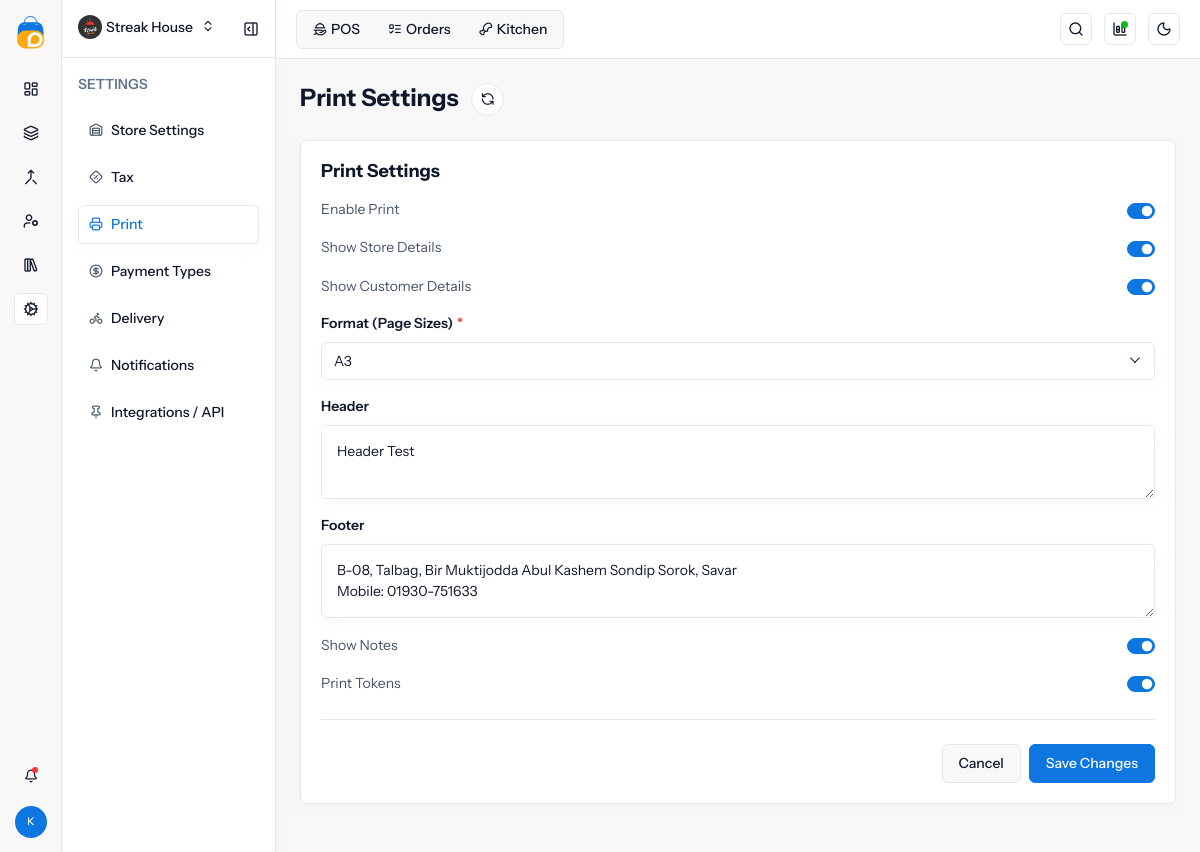
/print-settings/ (signed in), run on the app's committed database.
### pos_app/models.py (models this page shows, shortened)
class PrintSetting(models.Model):
    PAGE_SIZE_CHOICES = [
        ("A1", "A1"),
        ("A2", "A2"),
        ("A3", "A3"),
        ("A4", "A4"),
        ("A5", "A5"),
    ]
    enable_print = models.BooleanField(default=True)
    show_store_details = models.BooleanField(default=True)
    show_customer_details = models.BooleanField(default=True)
    page_size = models.CharField(max_length=2, choices=PAGE_SIZE_CHOICES, default="A4")
    header = models.TextField(blank=True)
    footer = models.TextField(blank=True)
    show_notes = models.BooleanField(default=True)
    print_tokens = models.BooleanField(default=True)
    updated_at = models.DateTimeField(auto_now=True)
    class Meta:
        ordering = ["id"]

### pos_app/views.py (the view, shortened to what this page needs)
# urls.py: path("print-settings/", print_settings_view, name="print_settings"),
@login_required(login_url="login")
def print_settings_view(request):
    setting, _ = PrintSetting.objects.get_or_create(pk=1)
    page_sizes = [choice[0] for choice in PrintSetting.PAGE_SIZE_CHOICES]
    context = {
        "print_settings": setting,
        "print_page_sizes": page_sizes,
    }
    context.update(_build_shell_context(request))
    return render(request, "print-settings.html", context)

### pos_app/views.py (called while the page is built)
def _safe_file_url(field_file):
    if not field_file:
        return ""
    try:
        return field_file.url
    except ValueError:
        return ""

def _format_relative_time(value):
    if not value:
        return ""
    now = timezone.localtime(timezone.now())
    local_value = timezone.localtime(value)
    seconds = max(int((now - local_value).total_seconds()), 0)
    if seconds < 60:
        return "Just now"
    if seconds < 3600:
        minutes = seconds // 60
        return f"{minutes} Min Ago"
    if seconds < 86400:
        hours = seconds // 3600
        return f"{hours} Hrs Ago"
    days = seconds // 86400
    return f"{days} Days Ago"

def _resolve_shell_page(request):
    resolver_match = getattr(request, "resolver_match", None)
    if resolver_match:
        if resolver_match.url_name == "page":
            return resolver_match.kwargs.get("page") or "index-2"
        if resolver_match.url_name == "dashboard":
            return "index-2"
        if resolver_match.url_name:
            return resolver_match.url_name.replace("_", "-")
    return request.path.strip("/").split("/", 1)[0] or "index-2"

def _resolve_shell_section(page_name):
    for section, pages in SHELL_SECTION_MAP.items():
        if page_name in pages:
            return section
    return "dashboard"

### pos_app/Template/print-settings.html (shortened to what this page needs)
{% extends "base_dashboard_page.html" %}
{% load static %}
{% block extra_styles %}
    <link rel="stylesheet" href="{% static 'assets/plugins/datatables/dataTables.bootstrap5.min.css' %}">
    <link rel="stylesheet" href="{% static 'assets/plugins/flatpickr/flatpickr.min.css' %}">
{% endblock %}
{% block body_content %}
        <div class="page-wrapper">
            <div class="content">
                <div class="d-flex align-items-sm-center flex-sm-row flex-column gap-3 mb-4">
                    <div class="flex-grow-1">
                        <h3 class="mb-0">Print Settings <a href="#" class="btn btn-icon btn-sm btn-white rounded-circle ms-2"><i class="icon-refresh-ccw"></i></a></h3>
                    </div>
				</div>
                <div>
                    <div class="card">
                        <div class="card-body">
                            <form method="post" action="{% url 'print_settings' %}">
                                <h5 class="mb-3">Print Settings</h5>
                                <div class="row">
                                    <div class="col-md-12">
                                        <div class="mb-3">
                                            <div class="form-check form-switch mb-3 d-flex align-items-center justify-content-between ps-0">
                                                <label class="form-check-label" for="switchCheckChecked">Enable Print</label>
                                                <input class="form-check-input" type="checkbox" role="switch" id="switchCheckChecked" name="enable_print" {% if print_settings.enable_print %}checked{% endif %}>
                                            </div>
                                            <div class="form-check form-switch mb-3 d-flex align-items-center justify-content-between ps-0">
                                                <label class="form-check-label" for="switchCheckChecked2">Show Store Details</label>
                                                <input class="form-check-input" type="checkbox" role="switch" id="switchCheckChecked2" name="show_store_details" {% if print_settings.show_store_details %}checked{% endif %}>
                                            </div>
                                            <div class="form-check form-switch mb-3 d-flex align-items-center justify-content-between ps-0">
                                                <label class="form-check-label" for="switchCheckChecked3">Show Customer Details</label>
                                                <input class="form-check-input" type="checkbox" role="switch" id="switchCheckChecked3" name="show_customer_details" {% if print_settings.show_customer_details %}checked{% endif %}>
                                            </div>
                                        </div>
                                    </div>
                                    <div class="col-md-12">
                                        <div class="mb-3">
                                            <label class="form-label">Format (Page Sizes)<span class="text-danger ms-1">*</span></label>
                                        </div>
                                    </div>
                                    <div class="col-md-12">
                                        <div class="mb-3">
                                            <label class="form-label">Header</label>
                                            <textarea class="form-control" name="header">{{ print_settings.header }}</textarea>
                                        </div>
                                    </div>
                                    <div class="col-md-12">
                                        <div class="mb-3">
                                            <label class="form-label">Footer</label>
                                            <textarea class="form-control" name="footer">{{ print_settings.footer }}</textarea>
                                        </div>
                                    </div>
                                    <div class="col-md-12">
                                        <div class="mb-0">
                                            <div class="form-check form-switch d-flex align-items-center justify-content-between mb-3 ps-0">
                                                <label class="form-check-label" for="switchCheckChecked4">Show Notes</label>
                                                <input class="form-check-input" type="checkbox" role="switch" id="switchCheckChecked4" name="show_notes" {% if print_settings.show_notes %}checked{% endif %}>
                                            </div>
                                            <div class="form-check form-switch d-flex align-items-center justify-content-between mb-0 ps-0">
                                                <label class="form-check-label" for="switchCheckChecked5">Print Tokens</label>
                                                <input class="form-check-input" type="checkbox" role="switch" id="switchCheckChecked5" name="print_tokens" {% if print_settings.print_tokens %}checked{% endif %}>
                                            </div>
                                        </div>
                                    </div>
                                </div>
                                <div class="d-flex align-items-center justify-content-end flex-wrap row-gap-2 border-top mt-4 pt-4">
                                    <button type="reset" class="btn btn-light me-2">Cancel</button>
                                    <button type="submit" class="btn btn-primary">Save Changes</button>
                                </div>
                            </form>
                        </div>
                    </div>
                </div>
            </div>
        </div>
{% endblock %}

### data on the page
PrintSetting: enable_print "☑", show_store_details "☑", show_customer_details "☑", header "Header Test", footer "B-08, Talbag, Bir Muktijodda Abul Kashem Sondip Sorok, Savar Mobile: 01930-751633", show_notes "☑", print_tokens "☑"

### other printed values
{{ shell_profile_initials }} "K"
